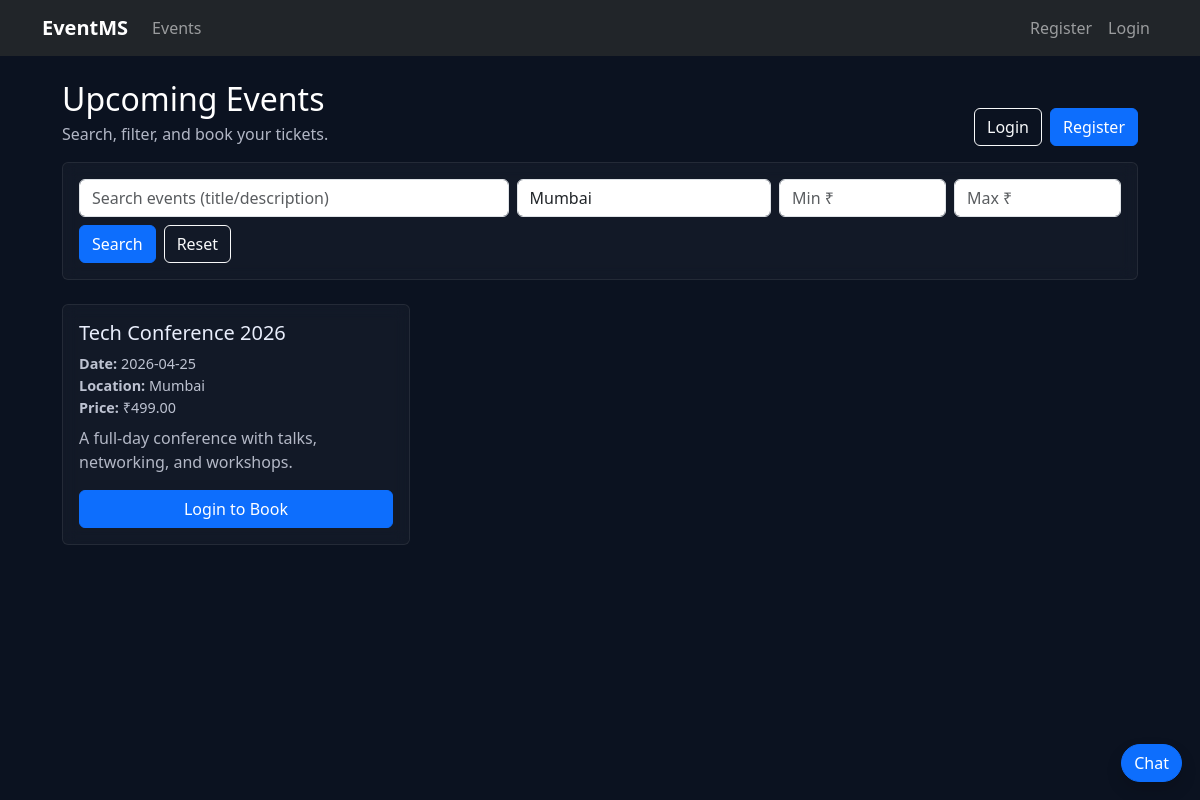
The app's page /index.php?location=Mumbai with its own data.
### tables this page shows
CREATE TABLE IF NOT EXISTS events (
  id INT AUTO_INCREMENT PRIMARY KEY,
  title VARCHAR(200) NOT NULL,
  description TEXT NOT NULL,
  date DATE NOT NULL,
  location VARCHAR(200) NOT NULL,
  price DECIMAL(10,2) NOT NULL DEFAULT 0.00,
  created_at TIMESTAMP DEFAULT CURRENT_TIMESTAMP
);

### config.php (called while the page is built, shortened)
<?php
function is_logged_in(): bool {
    return isset($_SESSION["user_id"]);
}
function e(string $str): string {
    return htmlspecialchars($str, ENT_QUOTES, "UTF-8");
}
?>

### index.php (the view, shortened to what this page needs)
<?php
require_once "config.php";
$q = trim($_GET["q"] ?? "");
$location = trim($_GET["location"] ?? "");
$min_price = trim($_GET["min_price"] ?? "");
$max_price = trim($_GET["max_price"] ?? "");
$sql = "SELECT id, title, description, date, location, price FROM events WHERE 1=1";
$params = [];
$types = "";
if ($location !== "") {
    $sql .= " AND location LIKE ?";
    $params[] = "%" . $location . "%"; $types .= "s";
}
$sql .= " ORDER BY date ASC";
$stmt = $conn->prepare($sql);
if ($params) {
    $stmt->bind_param($types, ...$params);
}
$stmt->execute();
$events = $stmt->get_result()->fetch_all(MYSQLI_ASSOC);
include "partials/header.php";
?>
<div class="d-flex flex-wrap align-items-end justify-content-between gap-3 mb-3">
  <div>
    <h2 class="mb-1 text-white">Upcoming Events</h2>
    <div class="muted">Search, filter, and book your tickets.</div>
  </div>
  <?php if (!is_logged_in()): ?>
    <div class="d-flex gap-2">
      <a class="btn btn-outline-light" href="login.php">Login</a>
      <a class="btn btn-primary" href="register.php">Register</a>
    </div>
  <?php endif; ?>
</div>
<div class="card event-card mb-4">
  <div class="card-body">
    <form class="row g-2" method="get">
      <div class="col-md-5">
        <input class="form-control" name="q" placeholder="Search events (title/description)" value="<?= e($q) ?>">
      </div>
      <div class="col-md-3">
        <input class="form-control" name="location" placeholder="Location" value="<?= e($location) ?>">
      </div>
      <div class="col-md-2">
        <input class="form-control" name="min_price" placeholder="Min ₹" value="<?= e($min_price) ?>">
      </div>
      <div class="col-md-2">
        <input class="form-control" name="max_price" placeholder="Max ₹" value="<?= e($max_price) ?>">
      </div>
      <div class="col-12 d-flex gap-2 mt-2">
        <button class="btn btn-primary">Search</button>
        <a class="btn btn-outline-light" href="index.php">Reset</a>
      </div>
    </form>
  </div>
</div>
<?php if (!$events): ?>
  <div class="alert alert-secondary">No events found. Try adjusting your filters.</div>
<?php else: ?>
  <div class="row g-3">
    <?php foreach ($events as $ev): ?>
      <div class="col-md-4">
        <div class="card event-card h-100">
          <div class="card-body d-flex flex-column">
            <h5 class="card-title"><?= e($ev["title"]) ?></h5>
            <div class="event-meta mb-2">
              <div><strong>Date:</strong> <?= e($ev["date"]) ?></div>
              <div><strong>Location:</strong> <?= e($ev["location"]) ?></div>
              <div><strong>Price:</strong> ₹<?= e(number_format((float)$ev["price"], 2)) ?></div>
            </div>
            <p class="card-text muted" style="flex:1;">
              <?= e(mb_strimwidth($ev["description"], 0, 120, "...")) ?>
            </p>
            <div class="d-flex gap-2">
              <?php if (is_logged_in()): ?>
                <a class="btn btn-primary w-100" href="book.php?event_id=<?= (int)$ev["id"] ?>">Book</a>
              <?php else: ?>
                <a class="btn btn-primary w-100" href="login.php">Login to Book</a>
              <?php endif; ?>
            </div>
          </div>
        </div>
      </div>
    <?php endforeach; ?>
  </div>
<?php endif; ?>
<?php include "partials/footer.php"; ?>

### assets/css/style.css (style rules this page uses)
body { background: #0b1220; }
.card.event-card { border: 1px solid rgba(255,255,255,.08); background: rgba(255,255,255,.03); color: #e9eefc; backdrop-filter: blur(8px); }
.event-meta { font-size: .9rem; color: rgba(233,238,252,.8); }
.muted { color: rgba(233,238,252,.75) !important; }

### records on screen
events: title "Tech Conference 2026", date "2026-04-25", location "Mumbai", price "499.00", description "A full-day conference with talks, networking, and workshops."
